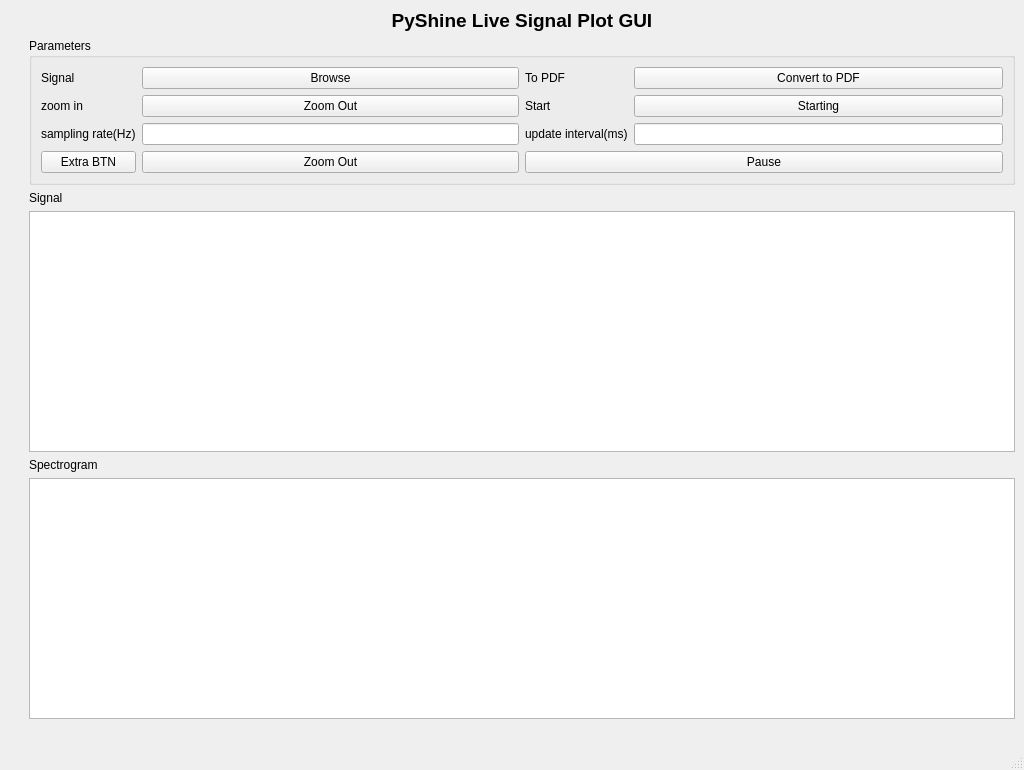
<?xml version="1.0" encoding="UTF-8"?>
<ui version="4.0">
 <class>MainWindow</class>
 <widget class="QMainWindow" name="MainWindow">
  <property name="geometry">
   <rect>
    <x>0</x>
    <y>0</y>
    <width>1024</width>
    <height>770</height>
   </rect>
  </property>
  <property name="windowTitle">
   <string>MainWindow</string>
  </property>
  <widget class="QWidget" name="centralwidget">
   <layout class="QGridLayout" name="gridLayout_4">
    <item row="0" column="1">
     <widget class="QLabel" name="label">
      <property name="text">
       <string>&lt;html&gt;&lt;head/&gt;&lt;body&gt;&lt;p&gt;&lt;span style=&quot; font-size:14pt; font-weight:600;&quot;&gt;PyShine Live Signal Plot GUI&lt;/span&gt;&lt;/p&gt;&lt;/body&gt;&lt;/html&gt;</string>
      </property>
      <property name="alignment">
       <set>Qt::AlignCenter</set>
      </property>
     </widget>
    </item>
    <item row="1" column="1">
     <widget class="QGroupBox" name="groupBox">
      <property name="title">
       <string>Parameters</string>
      </property>
      <layout class="QGridLayout" name="gridLayout_3">
       <item row="2" column="0">
        <layout class="QGridLayout" name="gridLayout_2">
         <item row="1" column="1">
          <widget class="QPushButton" name="pushButton_5">
           <property name="text">
            <string>Zoom Out</string>
           </property>
          </widget>
         </item>
         <item row="0" column="1">
          <widget class="QPushButton" name="pushButton">
           <property name="text">
            <string>Browse</string>
           </property>
          </widget>
         </item>
         <item row="0" column="0">
          <widget class="QLabel" name="label_2">
           <property name="text">
            <string>Signal</string>
           </property>
          </widget>
         </item>
         <item row="2" column="1">
          <widget class="QLineEdit" name="lineEdit_2"/>
         </item>
         <item row="1" column="0">
          <widget class="QLabel" name="label_3">
           <property name="text">
            <string>zoom in</string>
           </property>
          </widget>
         </item>
         <item row="2" column="0">
          <widget class="QLabel" name="label_4">
           <property name="text">
            <string>sampling rate(Hz)</string>
           </property>
          </widget>
         </item>
         <item row="3" column="1">
          <widget class="QPushButton" name="pushButton_6">
           <property name="text">
            <string>Zoom Out</string>
           </property>
          </widget>
         </item>
         <item row="3" column="0">
          <widget class="QPushButton" name="pushButton_7">
           <property name="text">
            <string>Extra BTN</string>
           </property>
          </widget>
         </item>
        </layout>
       </item>
       <item row="2" column="1">
        <layout class="QVBoxLayout" name="verticalLayout">
         <item>
          <layout class="QGridLayout" name="gridLayout">
           <item row="2" column="1">
            <widget class="QLineEdit" name="lineEdit_4"/>
           </item>
           <item row="2" column="0">
            <widget class="QLabel" name="label_6">
             <property name="text">
              <string>update interval(ms)</string>
             </property>
            </widget>
           </item>
           <item row="0" column="1">
            <widget class="QPushButton" name="pushButton_3">
             <property name="text">
              <string>Convert to PDF</string>
             </property>
            </widget>
           </item>
           <item row="0" column="0">
            <widget class="QLabel" name="label_5">
             <property name="text">
              <string>To PDF</string>
             </property>
            </widget>
           </item>
           <item row="1" column="1">
            <widget class="QPushButton" name="pushButton_4">
             <property name="text">
              <string>Starting</string>
             </property>
            </widget>
           </item>
           <item row="1" column="0">
            <widget class="QLabel" name="label_7">
             <property name="text">
              <string>Start</string>
             </property>
            </widget>
           </item>
          </layout>
         </item>
         <item>
          <widget class="QPushButton" name="pushButton_2">
           <property name="text">
            <string>Pause</string>
           </property>
          </widget>
         </item>
        </layout>
       </item>
      </layout>
     </widget>
    </item>
    <item row="2" column="0" rowspan="4">
     <spacer name="verticalSpacer">
      <property name="orientation">
       <enum>Qt::Vertical</enum>
      </property>
      <property name="sizeHint" stdset="0">
       <size>
        <width>20</width>
        <height>0</height>
       </size>
      </property>
     </spacer>
    </item>
    <item row="2" column="1">
     <widget class="QLabel" name="label_9">
      <property name="text">
       <string>Signal</string>
      </property>
     </widget>
    </item>
    <item row="3" column="1">
     <widget class="PlotWidget" name="Graph1"/>
    </item>
    <item row="4" column="1">
     <widget class="QLabel" name="label_8">
      <property name="text">
       <string>Spectrogram</string>
      </property>
     </widget>
    </item>
    <item row="5" column="1">
     <widget class="PlotWidget" name="Graph1_2"/>
    </item>
    <item row="6" column="1">
     <spacer name="horizontalSpacer">
      <property name="orientation">
       <enum>Qt::Horizontal</enum>
      </property>
      <property name="sizeHint" stdset="0">
       <size>
        <width>0</width>
        <height>20</height>
       </size>
      </property>
     </spacer>
    </item>
   </layout>
  </widget>
  <widget class="QStatusBar" name="statusbar"/>
  <widget class="QMenuBar" name="menubar">
   <property name="geometry">
    <rect>
     <x>0</x>
     <y>0</y>
     <width>1024</width>
     <height>26</height>
    </rect>
   </property>
  </widget>
 </widget>
 <customwidgets>
  <customwidget>
   <class>PlotWidget</class>
   <extends>QGraphicsView</extends>
   <header location="global">pyqtgraph</header>
  </customwidget>
 </customwidgets>
 <resources/>
 <connections/>
</ui>
